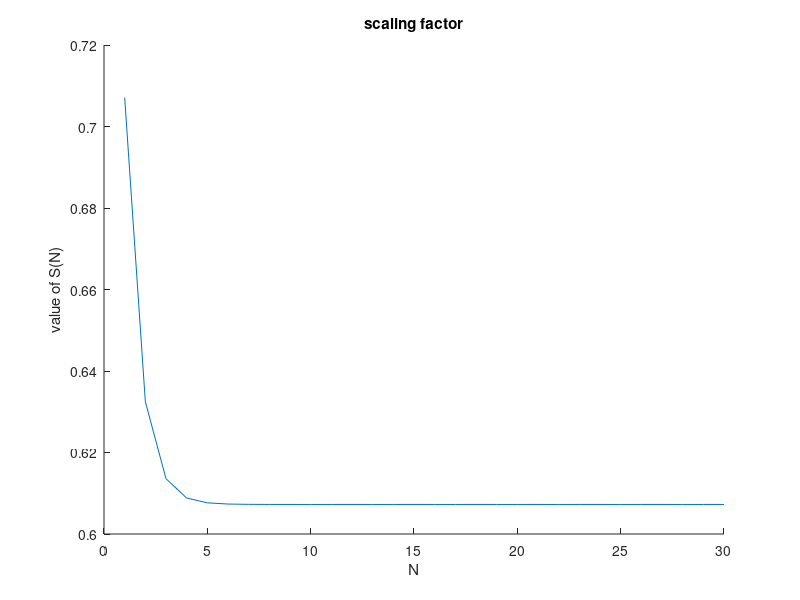
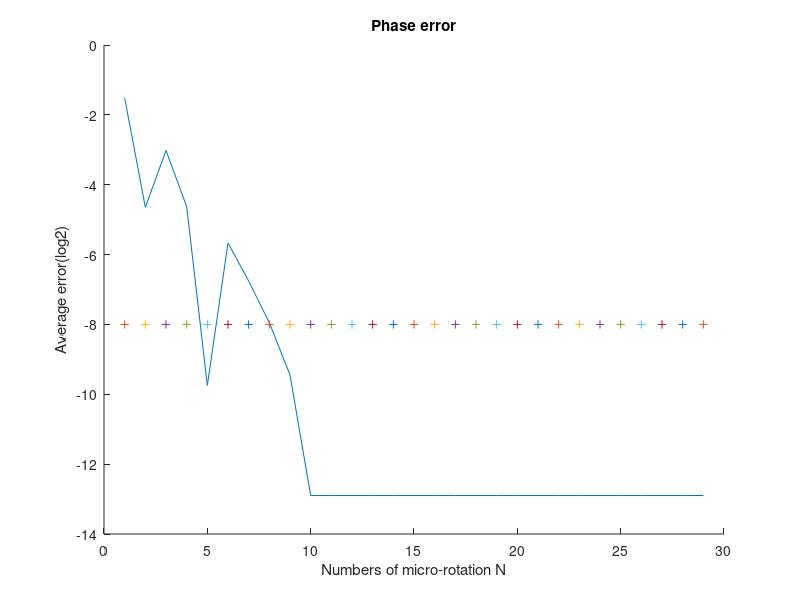
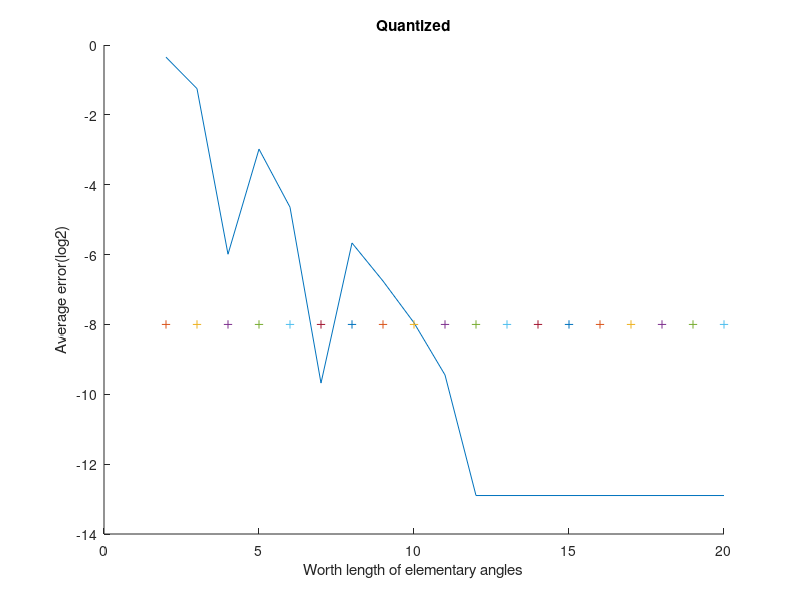
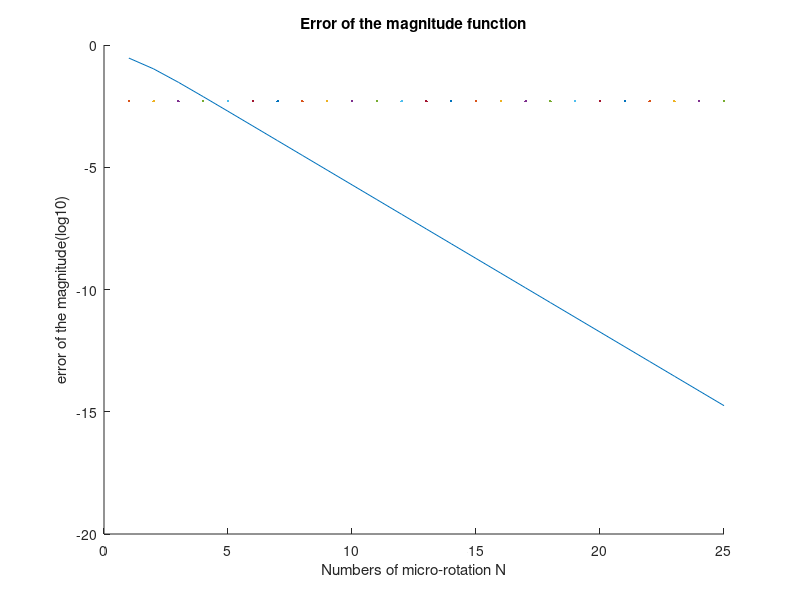

These figures' MATLAB source, in order:
clear;close all; clc;
%% Q1 scaling factor S(N)
N = 30;

% test = SCF(N);

s_mult = 1;
s_ans = [];
for i = 0 : N-1
    s_mult = s_mult * (1/sqrt(1+2^(-2*i)));
    s_ans = [s_ans s_mult];
end
max_s = 1/s_mult;

figure(1)
title('scaling factor')
xlabel('N')
ylabel('value of S(N)')
hold on
plot(1:N, s_ans)
hold off
% function x_mult = SCF(N)
%     x_mult = 1;
%     for i = 0 : N-1
%         x_mult = x_mult * (1/sqrt(1+2^(-2*i)));
%     end
% end

%% Q2 Q3
% quantization
quantizer = @(word_len, int_part, x)  round(x * 2^(word_len-int_part)) / 2^(word_len-int_part);

beta = mod(4,3)+1;
theda = zeros(30, 12);
out_x = zeros(30,12);
out_y = zeros(30,12);
out_XY = [];
for n = 0 : 11
    alpha = (4*n+beta)*pi/24;
    % initialization 
    X(n+1) = sin(alpha);
    Y(n+1) = cos(alpha);
    
    % quantize
    X_q(n+1) = quantizer(12, 2, X(n+1));
    Y_q(n+1) = quantizer(12, 2, Y(n+1));

    % mapping 2to1 3to4
    if X_q(n+1)<0 && Y_q(n+1)>0
        X_q(n+1) = -X_q(n+1);
%         Y_q(n+1) = -Y_q(n+1);
    end
    if X_q(n+1)<0 && Y_q(n+1)<0
       X_q(n+1) = -X_q(n+1);
%        Y_q(n+1) = -Y_q(n+1);
    end
     
    ideal_angle(n+1) = atan(Y_q(n+1)/X_q(n+1));
    
    out_x(1, n+1) = X_q(n+1);
    out_y(1, n+1) = Y_q(n+1);
end
% max_x = max(X)*max_s*2^10;
% min_x = min(X)*max_s*2^10;

out_xq(1,:)=out_x(1, :);
out_yq(1,:)=out_y(1, :);
for i = 1:29
    for n = 1:12
        
        % determine direction
%         mu = -out_y(i,n)/norm(out_y(i,n));
        mu(i, n) = -sign(out_yq(i, n));
        
        
        % perform micro-rotation
        out_x(i+1, n) = out_x(i, n) - mu(i, n)*(2^(-(i-1)))*out_y(i, n);
        out_y(i+1, n) = out_x(i, n)*mu(i, n)*(2^(-(i-1))) + out_y(i, n);
        
        % phase accumulation
        theda(i+1, n) = theda(i, n) - mu(i, n)*atan(2^(-(i-1)));
        
        
        % quantization
        out_xq(i+1, n) = quantizer(12, 2, out_x(i+1, n));
        out_yq(i+1, n) = quantizer(12, 2, out_y(i+1, n));
               
    end 
    phase_error_avg(i) = sum(abs(ideal_angle-theda(i+1, :)))/12;
end
figure(2)
title('Phase error')
xlabel('Numbers of micro-rotation N')
ylabel('Average error(log2)')
hold on
plot(1:N-1, log2(phase_error_avg))
plot(1:N-1, -8,'+')
hold off

% determine fixed-point of theda
WLINT = 2;
WLMAX = 20;
wl_arr = WLINT : WLMAX;
theda_q = zeros(20,12);
for j = wl_arr
   theda_q(j, :) = theda(j-1, :) - mu(j-1, :)*quantizer(j, 2, atan(2^(-(j-2))));
   theda_q_err(j-1, :) = sum(abs(ideal_angle - theda_q(j-1, :)))/12;
end
figure(3)
title('Quantized')
xlabel('Worth length of elementary angles')
ylabel('Average error(log2)')
hold on
plot(wl_arr, log2(theda_q_err))
plot(wl_arr, -8,'+')
hold off

% elementary angles to binary
for i = 0 : 8
   elementary_angle(i+1) = atan(1/2^i);
   elementary_angle_q(i+1) = quantizer(10, 2, elementary_angle(i+1));
end
bin_elementary_angle = dec2bin(elementary_angle_q * 2^10);


%% Q4

for i = 1:25
    s = 1/sqrt(1+2^(-2*(i-1)));
    error(i) = log10(1-s);
end

figure(4)
title('Error of the magnitude function')
xlabel('Numbers of micro-rotation N')
ylabel('error of the magnitude(log10)')
hold on
plot(1:25, error)
plot(1:25, log10(0.005), '.')
hold off   

%% Q5
s_mult = 1;
for i = 0 : 19
    s_q(i+1, :) = quantizer(i, 2, s_ans);
    s_error(i+1) = sum(abs(s_ans-s_q(i+1, :)))/N;
end
figure(5)
title('Error of scaling factor')
xlabel('word-length')
ylabel('average error(log2)')
hold on
plot(0:19, log2(s_error))
plot(0:19, -8, '.')
hold off

S_6 = dec2bin(s_ans(6)*2^10);
    
    


